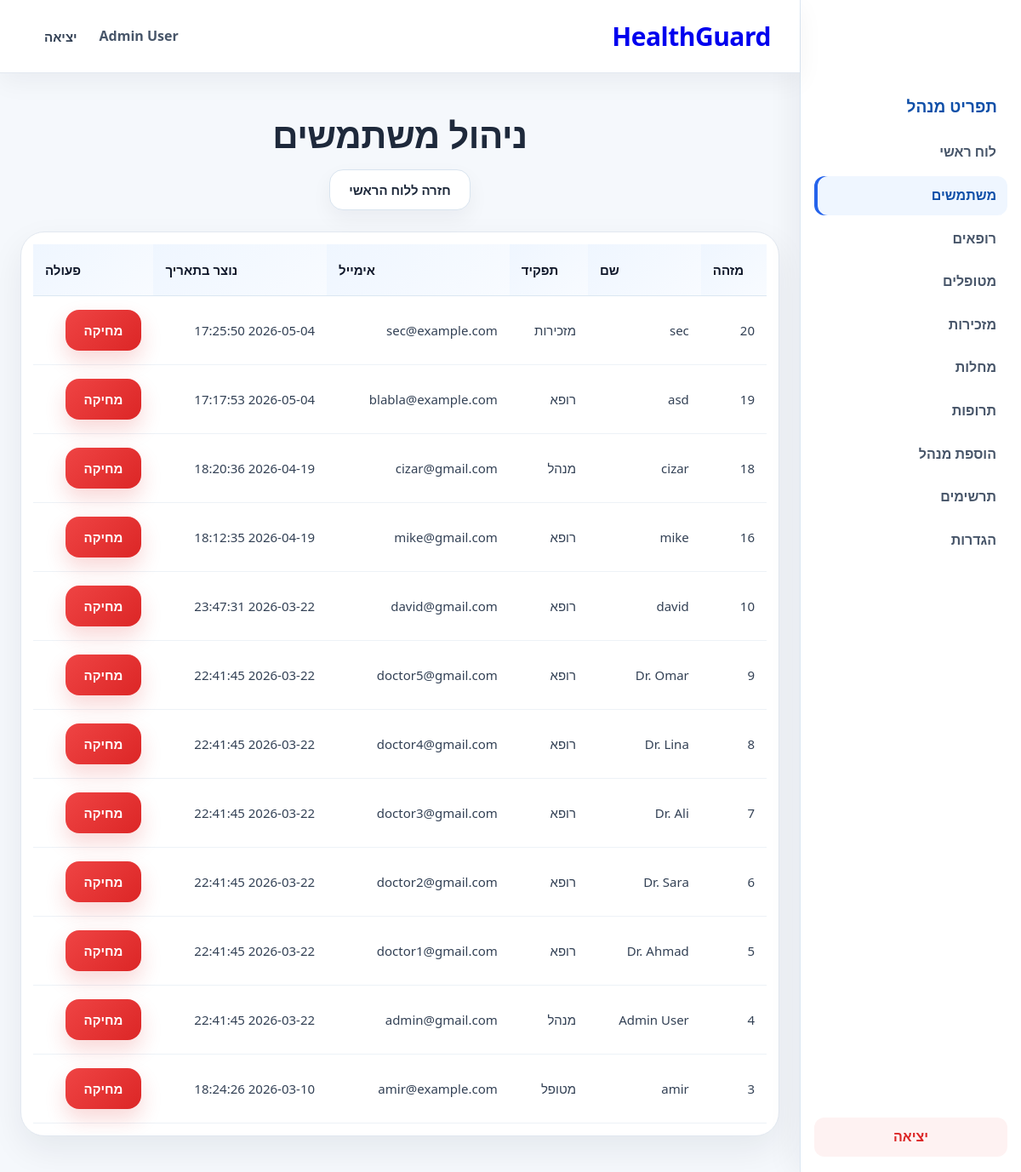
Screenshot of /admin/manage_users.php (signed in) with the database file from the repository.
### tables this page shows
CREATE TABLE `users` (
  `user_id` int(11) NOT NULL,
  `name` varchar(100) NOT NULL,
  `role` enum('patient','doctor','admin','secretary') NOT NULL,
  `email` varchar(100) NOT NULL,
  `password` varchar(255) NOT NULL,
  `city` varchar(80) DEFAULT NULL,
  `created_at` timestamp NULL DEFAULT current_timestamp()
);

### db_connection.php (called while the page is built, shortened)
<?php
function HebrewText($value)
{
    $translations = [
        'admin' => 'מנהל',
        'doctor' => 'רופא',
        'patient' => 'מטופל',
        'secretary' => 'מזכירות',
        'pending' => 'ממתין',
        'accepted' => 'אושר',
        'completed' => 'הושלם',
        'cancelled' => 'בוטל',
        'verified' => 'אושר',
        'rejected' => 'נדחה',
        'taken' => 'נלקחה',
        'skipped' => 'דולגה',
        'appointment' => 'תור',
        'medicine' => 'תרופה',
        'message' => 'הודעה',
        'report' => 'דוח',
        'nutrition' => 'תזונה',
        'cardiologist' => 'קרדיולוג',
        'dermatologist' => 'רופא עור',
        'ophthalmologist' => 'רופא עיניים',
        'orthopedic' => 'אורתופד',
        'dentist' => 'רופא שיניים',
        'dietitian' => 'דיאטן',
        'family_doctor' => 'רופא משפחה',
        'Sunday' => 'ראשון',
        'Monday' => 'שני',
        'Tuesday' => 'שלישי',
        'Wednesday' => 'רביעי',
        'Thursday' => 'חמישי',
        'Friday' => 'שישי',
        'Saturday' => 'שבת',
        'male' => 'זכר',
        'female' => 'נקבה',
        'other' => 'אחר',
        'Patients' => 'מטופלים',
        'Doctors' => 'רופאים',
        'Appointments' => 'תורים',
        'Reports' => 'דוחות',
    ];
    return $translations[$value] ?? $value;
}
?>

### admin/manage_users.php (the view, shortened to what this page needs)
<?php
include("../db_connection.php");
$conn = OpenCon();
$sql = "SELECT *
        FROM users
        ORDER BY user_id DESC";
$result = mysqli_query($conn, $sql);
?>
<!DOCTYPE html>
<html lang="he" dir="rtl">
<head>
    <link rel="stylesheet" href="/HealthGuard/style.css">
</head>
<body>
<?php include("../navbar.php"); ?>
<div class="section">
    <h1 class="section-title">ניהול משתמשים</h1>
    <div class="hero-actions" style="justify-content:center; margin-bottom:25px;">
        <a href="/HealthGuard/admin/admin_dashboard.php" class="secondary-btn">חזרה ללוח הראשי</a>
    </div>
    <div class="table-wrapper">
        <table>
            <tr>
                <th>מזהה</th>
                <th>שם</th>
                <th>תפקיד</th>
                <th>אימייל</th>
                <th>נוצר בתאריך</th>
                <th>פעולה</th>
            </tr>
            <?php
            while ($row = mysqli_fetch_assoc($result)) {
            ?>
            <tr>
                <td><?php echo $row['user_id']; ?></td>
                <td><?php echo $row['name']; ?></td>
                <td><?php echo HebrewText($row['role']); ?></td>
                <td><?php echo $row['email']; ?></td>
                <td><?php echo $row['created_at']; ?></td>
                <td>
                    <a href="/HealthGuard/admin/delete_user.php?user_id=<?php echo $row['user_id']; ?>" class="danger-btn">מחיקה</a>
                </td>
            </tr>
            <?php } ?>
        </table>
    </div>
</div>
</body>
</html>

### style.css (style rules this page uses)
* { margin: 0; padding: 0; box-sizing: border-box; }
html, body { min-height: 100%; font-family: "Segoe UI", Tahoma, Geneva, Verdana, sans-serif; scroll-behavior: smooth; }
html[dir="rtl"] body { direction: rtl; text-align: right; }
body { background: #f5f8fc; color: #1e293b; line-height: 1.6; }
a { text-decoration: none; transition: 0.25s ease; }
body.has-app-sidebar { padding-right: 260px; }
.primary-btn, .secondary-btn, .danger-btn, button, a.primary-btn, a.secondary-btn, a.danger-btn { display: inline-flex !important; align-items: center !important; justify-content: center !important; text-decoration: none !important; font-weight: 800 !important; font-size: 15px !important; line-height: 1 !important; cursor: pointer !important; border-radius: 16px !important; padding: 12px 22px !important; min-height: 48px !important; transition: 0.25s ease !important; border: none; }
.secondary-btn, a.secondary-btn { background: #ffffff !important; color: #1e293b !important; border: 1px solid #d9e4ef !important; box-shadow: 0 10px 24px rgba(15, 23, 42, 0.05) !important; }
.danger-btn, a.danger-btn { background: linear-gradient(135deg, #ef4444, #dc2626) !important; color: #ffffff !important; border: none !important; box-shadow: 0 12px 24px rgba(220, 38, 38, 0.18) !important; }
.section { width: 100%; max-width: 1380px; margin: 0 auto; padding: 38px 24px 42px; }
.section-title { font-size: 42px; font-weight: 800; text-align: center; margin-bottom: 8px; letter-spacing: -0.5px; }
.hero-actions { display: flex; justify-content: center; align-items: center; gap: 14px; flex-wrap: wrap; }
.table-wrapper { width: 100%; overflow-x: auto; background: #ffffff; border-radius: 28px; border: 1px solid #e2e8f0; box-shadow: 0 16px 40px rgba(15, 23, 42, 0.07); padding: 14px; }
table { width: 100%; border-collapse: collapse; min-width: 760px; }
table th { text-align: left; padding: 18px 14px; font-size: 15px; font-weight: 900; color: #0f172a; background: linear-gradient(135deg, #eff6ff, #f8fbff); border-bottom: 1px solid #dbe7f2; }
table td { padding: 16px 14px; border-bottom: 1px solid #edf2f7; color: #334155; font-size: 15px; vertical-align: middle; }

### rows the page displays
users: user_id "20", name "sec", role "מזכירות", email "sec@example.com", created_at "2026-05-04 17:25:50"
users: user_id "19", name "asd", role "רופא", email "blabla@example.com", created_at "2026-05-04 17:17:53"
users: user_id "18", name "cizar", role "מנהל", email "cizar@gmail.com", created_at "2026-04-19 18:20:36"
users: user_id "16", name "mike", role "רופא", email "mike@gmail.com", created_at "2026-04-19 18:12:35"
users: user_id "10", name "david", role "רופא", email "david@gmail.com", created_at "2026-03-22 23:47:31"
users: user_id "9", name "Dr. Omar", role "רופא", email "doctor5@gmail.com", created_at "2026-03-22 22:41:45"
users: user_id "8", name "Dr. Lina", role "רופא", email "doctor4@gmail.com", created_at "2026-03-22 22:41:45"
users: user_id "7", name "Dr. Ali", role "רופא", email "doctor3@gmail.com", created_at "2026-03-22 22:41:45"
users: user_id "6", name "Dr. Sara", role "רופא", email "doctor2@gmail.com", created_at "2026-03-22 22:41:45"
users: user_id "5", name "Dr. Ahmad", role "רופא", email "doctor1@gmail.com", created_at "2026-03-22 22:41:45"
users: user_id "4", name "Admin User", role "מנהל", email "admin@gmail.com", created_at "2026-03-22 22:41:45"
users: user_id "3", name "amir", role "מטופל", email "amir@example.com", created_at "2026-03-10 18:24:26"

### other values shown
$site_name "HealthGuard"
$_SESSION['name'] "Admin User"
$role_labels[$_SESSION['role']] "מנהל"
$label "לוח ראשי"
$label "משתמשים"
$label "רופאים"
$label "מטופלים"
$label "מזכירות"
$label "מחלות"
$label "תרופות"
$label "הוספת מנהל"
$label "תרשימים"
$label "הגדרות"
